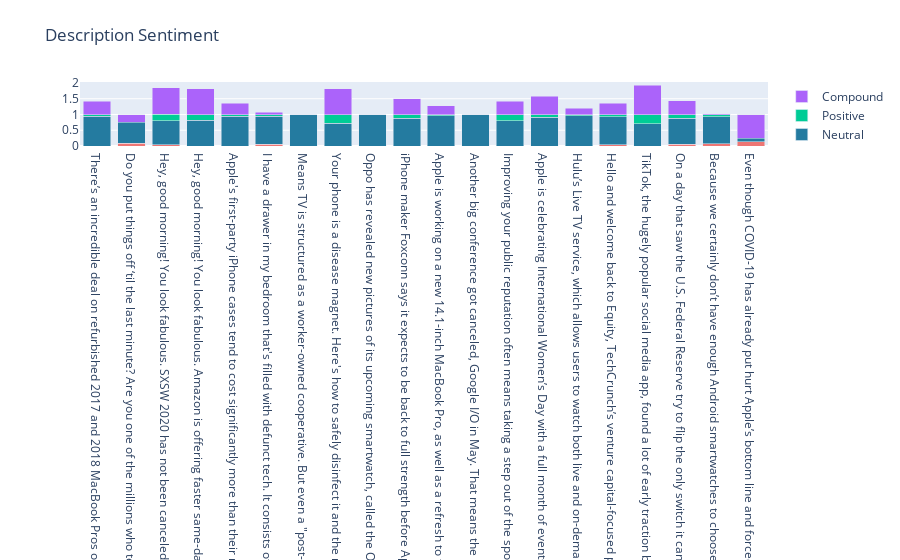

Notebook cell for this chart:
### Code cell
graph_sentiment(news_df['description'], news_df['desc_score'], 'Description Sentiment')

### Figure 1 — Plotly figure (JSON) as saved in the notebook; plotly's stock layout.template omitted (floating-point values rounded to 4 significant figures)
{"data": [{"marker": {"color": "#EE7674"}, "name": "Negative", "type": "bar", "x": ["There’s an incredible deal on refurbished 2017 and 2018 MacBook Pros on Amazon’s Woot site for today and today only. The pre-owned models are on sale at drastic price cuts—$600 to $900 off the full retail prices, and hundreds of dollars cheaper than Apple’s r…", "Do you put things off ‘til the last minute? Are you one of the millions who tend to delay getting to your to-do list? Then you’re in luck—behavior scientist BJ Fogg joins us on this episode to talk about how to stop procrastinating thanks to his researched ap…", "Hey, good morning! You look fabulous. SXSW 2020 has not been canceled and will start as planned in just a couple of weeks. However, the show will lack some social media muscle due to the absence of Facebook and 2007 SXSW darling, Twitter. Both companies annou…", "Hey, good morning! You look fabulous. Amazon is offering faster same-day delivery that could get your order to you in a matter of hours. There will apparently be up to three million items marked \"Today by\" available to order for speedy same-day delivery to Pr…", "Apple's first-party iPhone cases tend to cost significantly more than their no-name counterparts. Even cases from well-regarded companies like Spigen are usually less expensive than the ones you can buy directly from Apple. That said, if you prefer to put you…", "I have a drawer in my bedroom that's filled with defunct tech. It consists of old PDAs, bricked smartwatches and wearables that no longer work. Like many of you, I've realized that gadgets don't last forever. As Engadget Senior Editor Devindra Hardawar recent…", "Means TV is structured as a worker-owned cooperative. But even a \"post-capitalist\" streaming service will need to compete for subscriptions.", "Your phone is a disease magnet. Here's how to safely disinfect it and the rest of your gear to help you stay healthy as coronavirus spreads.", "Oppo has revealed new pictures of its upcoming smartwatch, called the Oppo Watch, and the watch looks remarkably similar to an Apple Watch. We don’t know too much about the device, but it seems the company will reveal more at its March 6th event, which takes …", "iPhone maker Foxconn says it expects to be back to full strength before April as new infections caused by the coronavirus begin to curtail in China.", "Apple is working on a new 14.1-inch MacBook Pro, as well as a refresh to the iMac Pro, the 7.9-inch iPad mini, the 16-inch MacBook Pro, the 12.9-inch iPad Pro, and the 10.2-inch iPad, according to the latest research note from analyst Ming-Chi Kuo seen by Mac…", "Another big conference got canceled, Google I/O in May. That means the big, uncanceled tech events include Apple’s WWDC and its rumored Spring event, Microsoft’s Build, and of course SXSW. SXSW starts next week and despite the fact that yet more companies pul…", "Improving your public reputation often means taking a step out of the spotlight", "Apple is celebrating International Women’s Day with a full month of events across its retail stores, App Store and other platforms, including Apple TV, plus its Apple Books and Apple Podcasts applications. In March, Apple’s retail stores will host over 5,000 …", "Hulu’s Live TV service, which allows users to watch both live and on-demand programming, including Hulu Originals, has finally arrived on the PlayStation 4 — close to three years after the service first debuted. The launch closes a significant hole in Hulu’s …", "Hello and welcome back to Equity, TechCrunch’s venture capital-focused podcast, where we unpack the numbers behind the headlines. After a long Shot hiatus, things keep happening that demand our attention. So, after digging into Tesla’s near-miss of the $1,000…", "TikTok, the hugely popular social media app, found a lot of early traction by giving users a way to create funny lip-synced versions of clips from well-known songs and then share them with friends (its predecessor in the West was even called Musically). Now a…", "On a day that saw the U.S. Federal Reserve try to flip the only switch it can to light up investor confidence, investors remained unconvinced of the short-term financial prospects of the U.S. and global economies. All three major indices saw red on Tuesday af…", "Because we certainly don’t have enough Android smartwatches to choose from, Chinese smartphone maker Oppo leaked a photo of its new Oppo Watch in a tweet announcing its upcoming phone event. Read more...", "Even though COVID-19 has already put hurt Apple’s bottom line and forced the company to temporarily close stores in China, according to a new report, the coronavirus hasn’t put any dampers on Apple’s plans to release new devices: specifically, six new product…"], "y": [0, 0.092, 0.043, 0, 0, 0.05, 0, 0, 0, 0, 0, 0, 0, 0, 0, 0.037, 0, 0.053, 0.068, 0.141]}, {"marker": {"color": "#247BA0"}, "name": "Neutral", "type": "bar", "x": ["There’s an incredible deal on refurbished 2017 and 2018 MacBook Pros on Amazon’s Woot site for today and today only. The pre-owned models are on sale at drastic price cuts—$600 to $900 off the full retail prices, and hundreds of dollars cheaper than Apple’s r…", "Do you put things off ‘til the last minute? Are you one of the millions who tend to delay getting to your to-do list? Then you’re in luck—behavior scientist BJ Fogg joins us on this episode to talk about how to stop procrastinating thanks to his researched ap…", "Hey, good morning! You look fabulous. SXSW 2020 has not been canceled and will start as planned in just a couple of weeks. However, the show will lack some social media muscle due to the absence of Facebook and 2007 SXSW darling, Twitter. Both companies annou…", "Hey, good morning! You look fabulous. Amazon is offering faster same-day delivery that could get your order to you in a matter of hours. There will apparently be up to three million items marked \"Today by\" available to order for speedy same-day delivery to Pr…", "Apple's first-party iPhone cases tend to cost significantly more than their no-name counterparts. Even cases from well-regarded companies like Spigen are usually less expensive than the ones you can buy directly from Apple. That said, if you prefer to put you…", "I have a drawer in my bedroom that's filled with defunct tech. It consists of old PDAs, bricked smartwatches and wearables that no longer work. Like many of you, I've realized that gadgets don't last forever. As Engadget Senior Editor Devindra Hardawar recent…", "Means TV is structured as a worker-owned cooperative. But even a \"post-capitalist\" streaming service will need to compete for subscriptions.", "Your phone is a disease magnet. Here's how to safely disinfect it and the rest of your gear to help you stay healthy as coronavirus spreads.", "Oppo has revealed new pictures of its upcoming smartwatch, called the Oppo Watch, and the watch looks remarkably similar to an Apple Watch. We don’t know too much about the device, but it seems the company will reveal more at its March 6th event, which takes …", "iPhone maker Foxconn says it expects to be back to full strength before April as new infections caused by the coronavirus begin to curtail in China.", "Apple is working on a new 14.1-inch MacBook Pro, as well as a refresh to the iMac Pro, the 7.9-inch iPad mini, the 16-inch MacBook Pro, the 12.9-inch iPad Pro, and the 10.2-inch iPad, according to the latest research note from analyst Ming-Chi Kuo seen by Mac…", "Another big conference got canceled, Google I/O in May. That means the big, uncanceled tech events include Apple’s WWDC and its rumored Spring event, Microsoft’s Build, and of course SXSW. SXSW starts next week and despite the fact that yet more companies pul…", "Improving your public reputation often means taking a step out of the spotlight", "Apple is celebrating International Women’s Day with a full month of events across its retail stores, App Store and other platforms, including Apple TV, plus its Apple Books and Apple Podcasts applications. In March, Apple’s retail stores will host over 5,000 …", "Hulu’s Live TV service, which allows users to watch both live and on-demand programming, including Hulu Originals, has finally arrived on the PlayStation 4 — close to three years after the service first debuted. The launch closes a significant hole in Hulu’s …", "Hello and welcome back to Equity, TechCrunch’s venture capital-focused podcast, where we unpack the numbers behind the headlines. After a long Shot hiatus, things keep happening that demand our attention. So, after digging into Tesla’s near-miss of the $1,000…", "TikTok, the hugely popular social media app, found a lot of early traction by giving users a way to create funny lip-synced versions of clips from well-known songs and then share them with friends (its predecessor in the West was even called Musically). Now a…", "On a day that saw the U.S. Federal Reserve try to flip the only switch it can to light up investor confidence, investors remained unconvinced of the short-term financial prospects of the U.S. and global economies. All three major indices saw red on Tuesday af…", "Because we certainly don’t have enough Android smartwatches to choose from, Chinese smartphone maker Oppo leaked a photo of its new Oppo Watch in a tweet announcing its upcoming phone event. Read more...", "Even though COVID-19 has already put hurt Apple’s bottom line and forced the company to temporarily close stores in China, according to a new report, the coronavirus hasn’t put any dampers on Apple’s plans to release new devices: specifically, six new product…"], "y": [0.94, 0.853, 0.764, 0.81, 0.941, 0.892, 1, 0.719, 1, 0.887, 0.954, 1, 0.797, 0.913, 0.955, 0.889, 0.701, 0.835, 0.861, 0.859]}, {"name": "Positive", "type": "bar", "x": ["There’s an incredible deal on refurbished 2017 and 2018 MacBook Pros on Amazon’s Woot site for today and today only. The pre-owned models are on sale at drastic price cuts—$600 to $900 off the full retail prices, and hundreds of dollars cheaper than Apple’s r…", "Do you put things off ‘til the last minute? Are you one of the millions who tend to delay getting to your to-do list? Then you’re in luck—behavior scientist BJ Fogg joins us on this episode to talk about how to stop procrastinating thanks to his researched ap…", "Hey, good morning! You look fabulous. SXSW 2020 has not been canceled and will start as planned in just a couple of weeks. However, the show will lack some social media muscle due to the absence of Facebook and 2007 SXSW darling, Twitter. Both companies annou…", "Hey, good morning! You look fabulous. Amazon is offering faster same-day delivery that could get your order to you in a matter of hours. There will apparently be up to three million items marked \"Today by\" available to order for speedy same-day delivery to Pr…", "Apple's first-party iPhone cases tend to cost significantly more than their no-name counterparts. Even cases from well-regarded companies like Spigen are usually less expensive than the ones you can buy directly from Apple. That said, if you prefer to put you…", "I have a drawer in my bedroom that's filled with defunct tech. It consists of old PDAs, bricked smartwatches and wearables that no longer work. Like many of you, I've realized that gadgets don't last forever. As Engadget Senior Editor Devindra Hardawar recent…", "Means TV is structured as a worker-owned cooperative. But even a \"post-capitalist\" streaming service will need to compete for subscriptions.", "Your phone is a disease magnet. Here's how to safely disinfect it and the rest of your gear to help you stay healthy as coronavirus spreads.", "Oppo has revealed new pictures of its upcoming smartwatch, called the Oppo Watch, and the watch looks remarkably similar to an Apple Watch. We don’t know too much about the device, but it seems the company will reveal more at its March 6th event, which takes …", "iPhone maker Foxconn says it expects to be back to full strength before April as new infections caused by the coronavirus begin to curtail in China.", "Apple is working on a new 14.1-inch MacBook Pro, as well as a refresh to the iMac Pro, the 7.9-inch iPad mini, the 16-inch MacBook Pro, the 12.9-inch iPad Pro, and the 10.2-inch iPad, according to the latest research note from analyst Ming-Chi Kuo seen by Mac…", "Another big conference got canceled, Google I/O in May. That means the big, uncanceled tech events include Apple’s WWDC and its rumored Spring event, Microsoft’s Build, and of course SXSW. SXSW starts next week and despite the fact that yet more companies pul…", "Improving your public reputation often means taking a step out of the spotlight", "Apple is celebrating International Women’s Day with a full month of events across its retail stores, App Store and other platforms, including Apple TV, plus its Apple Books and Apple Podcasts applications. In March, Apple’s retail stores will host over 5,000 …", "Hulu’s Live TV service, which allows users to watch both live and on-demand programming, including Hulu Originals, has finally arrived on the PlayStation 4 — close to three years after the service first debuted. The launch closes a significant hole in Hulu’s …", "Hello and welcome back to Equity, TechCrunch’s venture capital-focused podcast, where we unpack the numbers behind the headlines. After a long Shot hiatus, things keep happening that demand our attention. So, after digging into Tesla’s near-miss of the $1,000…", "TikTok, the hugely popular social media app, found a lot of early traction by giving users a way to create funny lip-synced versions of clips from well-known songs and then share them with friends (its predecessor in the West was even called Musically). Now a…", "On a day that saw the U.S. Federal Reserve try to flip the only switch it can to light up investor confidence, investors remained unconvinced of the short-term financial prospects of the U.S. and global economies. All three major indices saw red on Tuesday af…", "Because we certainly don’t have enough Android smartwatches to choose from, Chinese smartphone maker Oppo leaked a photo of its new Oppo Watch in a tweet announcing its upcoming phone event. Read more...", "Even though COVID-19 has already put hurt Apple’s bottom line and forced the company to temporarily close stores in China, according to a new report, the coronavirus hasn’t put any dampers on Apple’s plans to release new devices: specifically, six new product…"], "y": [0.06, 0.055, 0.194, 0.19, 0.059, 0.057, 0, 0.281, 0, 0.113, 0.046, 0, 0.203, 0.087, 0.045, 0.074, 0.299, 0.112, 0.071, 0]}, {"name": "Compound", "type": "bar", "x": ["There’s an incredible deal on refurbished 2017 and 2018 MacBook Pros on Amazon’s Woot site for today and today only. The pre-owned models are on sale at drastic price cuts—$600 to $900 off the full retail prices, and hundreds of dollars cheaper than Apple’s r…", "Do you put things off ‘til the last minute? Are you one of the millions who tend to delay getting to your to-do list? Then you’re in luck—behavior scientist BJ Fogg joins us on this episode to talk about how to stop procrastinating thanks to his researched ap…", "Hey, good morning! You look fabulous. SXSW 2020 has not been canceled and will start as planned in just a couple of weeks. However, the show will lack some social media muscle due to the absence of Facebook and 2007 SXSW darling, Twitter. Both companies annou…", "Hey, good morning! You look fabulous. Amazon is offering faster same-day delivery that could get your order to you in a matter of hours. There will apparently be up to three million items marked \"Today by\" available to order for speedy same-day delivery to Pr…", "Apple's first-party iPhone cases tend to cost significantly more than their no-name counterparts. Even cases from well-regarded companies like Spigen are usually less expensive than the ones you can buy directly from Apple. That said, if you prefer to put you…", "I have a drawer in my bedroom that's filled with defunct tech. It consists of old PDAs, bricked smartwatches and wearables that no longer work. Like many of you, I've realized that gadgets don't last forever. As Engadget Senior Editor Devindra Hardawar recent…", "Means TV is structured as a worker-owned cooperative. But even a \"post-capitalist\" streaming service will need to compete for subscriptions.", "Your phone is a disease magnet. Here's how to safely disinfect it and the rest of your gear to help you stay healthy as coronavirus spreads.", "Oppo has revealed new pictures of its upcoming smartwatch, called the Oppo Watch, and the watch looks remarkably similar to an Apple Watch. We don’t know too much about the device, but it seems the company will reveal more at its March 6th event, which takes …", "iPhone maker Foxconn says it expects to be back to full strength before April as new infections caused by the coronavirus begin to curtail in China.", "Apple is working on a new 14.1-inch MacBook Pro, as well as a refresh to the iMac Pro, the 7.9-inch iPad mini, the 16-inch MacBook Pro, the 12.9-inch iPad Pro, and the 10.2-inch iPad, according to the latest research note from analyst Ming-Chi Kuo seen by Mac…", "Another big conference got canceled, Google I/O in May. That means the big, uncanceled tech events include Apple’s WWDC and its rumored Spring event, Microsoft’s Build, and of course SXSW. SXSW starts next week and despite the fact that yet more companies pul…", "Improving your public reputation often means taking a step out of the spotlight", "Apple is celebrating International Women’s Day with a full month of events across its retail stores, App Store and other platforms, including Apple TV, plus its Apple Books and Apple Podcasts applications. In March, Apple’s retail stores will host over 5,000 …", "Hulu’s Live TV service, which allows users to watch both live and on-demand programming, including Hulu Originals, has finally arrived on the PlayStation 4 — close to three years after the service first debuted. The launch closes a significant hole in Hulu’s …", "Hello and welcome back to Equity, TechCrunch’s venture capital-focused podcast, where we unpack the numbers behind the headlines. After a long Shot hiatus, things keep happening that demand our attention. So, after digging into Tesla’s near-miss of the $1,000…", "TikTok, the hugely popular social media app, found a lot of early traction by giving users a way to create funny lip-synced versions of clips from well-known songs and then share them with friends (its predecessor in the West was even called Musically). Now a…", "On a day that saw the U.S. Federal Reserve try to flip the only switch it can to light up investor confidence, investors remained unconvinced of the short-term financial prospects of the U.S. and global economies. All three major indices saw red on Tuesday af…", "Because we certainly don’t have enough Android smartwatches to choose from, Chinese smartphone maker Oppo leaked a photo of its new Oppo Watch in a tweet announcing its upcoming phone event. Read more...", "Even though COVID-19 has already put hurt Apple’s bottom line and forced the company to temporarily close stores in China, according to a new report, the coronavirus hasn’t put any dampers on Apple’s plans to release new devices: specifically, six new product…"], "y": [0.4215, -0.2406, 0.8439, 0.8122, 0.3612, 0.0772, 0, 0.8225, 0, 0.4939, 0.2732, 0, 0.4215, 0.5719, 0.2023, 0.3612, 0.9299, 0.4404, 0.0258, -0.7506]}], "layout": {"barmode": "stack", "title": {"text": "Description Sentiment"}}}
